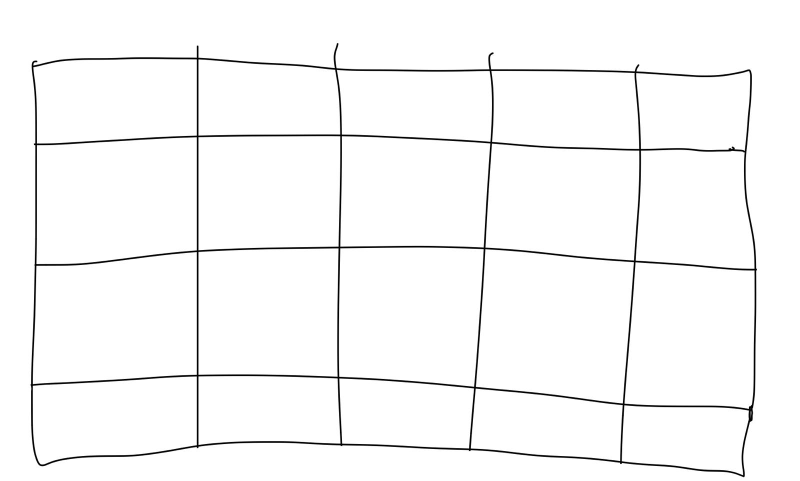
#> input picture ImageProcessing/drawnGrid.jpeg, 1600 x 961 px (shown at 1/2 size)
$ python GridDetection.py
#> lines starting #> are read from the running program, lines starting #| are printed output that depends on the picture; after the words box and inside, x2 and y2 are one past the last pixel; in counts of white or black regions, pixels touching at a corner belong together
# import cv2
# import numpy as np
#
# # Load the image
# img = cv2.imread('grid.png')
#
# # Convert the image to grayscale
# gray = cv2.cvtColor(img, cv2.COLOR_BGR2GRAY)
#
# # Invert the image (optional, for better black line detection)
# inverted = cv2.bitwise_not(gray)
#
# # Use Canny edge detection to detect edges in the image
# edges = cv2.Canny(inverted, 50, 150, apertureSize=3)
#
# # Use Hough Line Transform to detect straight lines (the grid lines)
# lines = cv2.HoughLinesP(edges, rho=1, theta=np.pi/180, threshold=100, minLineLength=40, maxLineGap=10)
#
# # Draw the detected lines on the original image
# if lines is not None:
#     for line in lines:
#         x1, y1, x2, y2 = line[0]
#         cv2.line(img, (x1, y1), (x2, y2), (0, 255, 0), 1)
#
# # Display the original image with detected grid lines (optional)
# cv2.imshow('Detected Grid Lines', img)
# cv2.waitKey(0)
# cv2.destroyAllWindows()

import cv2
import numpy as np


def merge_similar_lines(lines, img_shape):
    """
    This function merges lines that are close to each other in terms of distance and angle.
    """
    merged_lines = []

    for current_line in lines:
        x1, y1, x2, y2 = current_line[0]

        # Check if current line is close to any existing merged lines
        added = False
        for merged_line in merged_lines:
            mx1, my1, mx2, my2 = merged_line

            # Calculate the distance between the starting points and the angles of the lines
            dist1 = np.sqrt((x1 - mx1) ** 2 + (y1 - my1) ** 2)
            dist2 = np.sqrt((x2 - mx2) ** 2 + (y2 - my2) ** 2)

            angle_diff = abs(np.arctan2(y2 - y1, x2 - x1) - np.arctan2(my2 - my1, mx2 - mx1))

            # If distance and angle difference is small, merge the lines
            if (dist1 < 25 and dist2 < 25 and angle_diff < np.pi / 36):  # Adjust tolerance for distance and angle
                # Average the points to merge the lines
                merged_line[0] = (x1 + mx1) // 2
                merged_line[1] = (y1 + my1) // 2
                merged_line[2] = (x2 + mx2) // 2
                merged_line[3] = (y2 + my2) // 2
                added = True
                break

        if not added:
            merged_lines.append([x1, y1, x2, y2])

    return merged_lines


# Load the image
img = cv2.imread('drawnGrid.jpeg')
#> img is the input picture: shape (961, 1600, 3); min 0, max 255, mean 248.4

# Convert the image to grayscale
gray = cv2.cvtColor(img, cv2.COLOR_BGR2GRAY)

# Invert the image (optional, for better black line detection)
inverted = cv2.bitwise_not(gray)
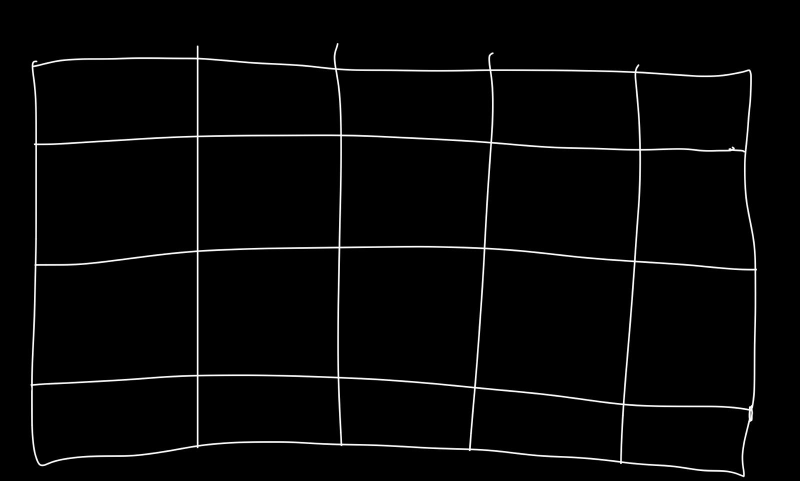
#> inverted: shape (961, 1600) (shown at 1/2 size); min 0, max 255, mean 6.6

# Use Canny edge detection to detect edges in the image
edges = cv2.Canny(inverted, 50, 150, apertureSize=3)
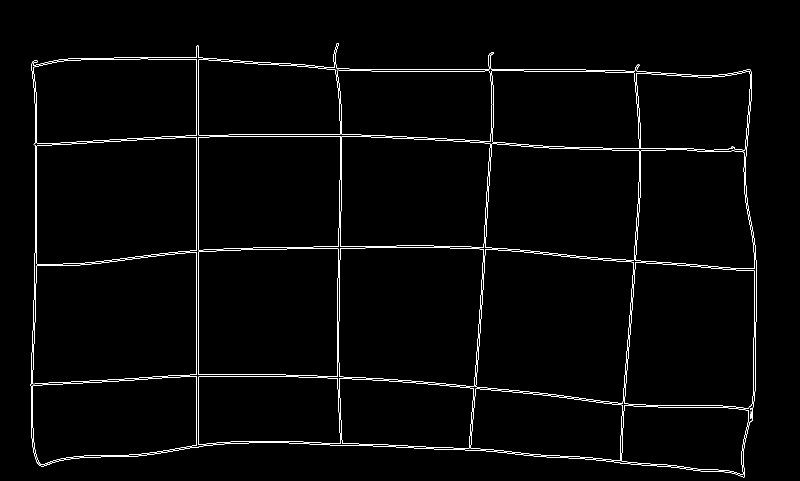
#> edges: shape (961, 1600) (shown at 1/2 size); 1.5% white in thin lines or dots, all inside (x1, y1, x2, y2) = (61, 86, 1514, 955)

# Use Hough Line Transform to detect straight lines (the grid lines)
lines = cv2.HoughLinesP(edges, rho=1, theta=np.pi / 180, threshold=100, minLineLength=40, maxLineGap=10)
#> lines = 123 rows, first 6: [393, 895, 393, 92], [396, 895, 396, 91], [776, 275, 955, 284], [682, 422, 683, 322], [1244, 145, 1286, 146], [735, 891, 906, 899]

# Merge similar lines to avoid detecting 1 line as multiple lines
if lines is not None:
    merged_lines = merge_similar_lines(lines, img.shape)
#> the loop in merge_similar_lines, `for current_line in lines:` made 123 passes
#> (x1, y1, x2, y2) on passes 1 to 12: (393, 895, 393, 92), (396, 895, 396, 91), (776, 275, 955, 284), (682, 422, 683, 322), (1244, 145, 1286, 146), (735, 891, 906, 899), (70, 505, 70, 207), (73, 532, 73, 201), (1262, 646, 1280, 386), (790, 139, 950, 139), (677, 501, 679, 360), (699, 138, 789, 138)
#> after the loop in merge_similar_lines, `for current_line in lines:`: merged_line = [1281, 373, 1281, 268]; merged_lines = 105 items, first 6: [394, 895, 394, 91], [776, 275, 955, 284], [682, 422, 683, 322], [1247, 143, 1289, 144], [735, 891, 906, 899], [70, 505, 70, 207]

    # Draw the merged lines on the original image
    for line in merged_lines:
        x1, y1, x2, y2 = line
        cv2.line(img, (x1, y1), (x2, y2), (0, 255, 0), 2)
#> this loop made 105 passes
#> line on passes 51 to 60: [970, 141, 1047, 141], [1138, 297, 1281, 302], [1254, 701, 1278, 355], [65, 855, 65, 740], [571, 130, 663, 138], [677, 676, 678, 768], [535, 125, 637, 132], [1510, 755, 1512, 584], [556, 885, 685, 891], [1141, 797, 1255, 811]
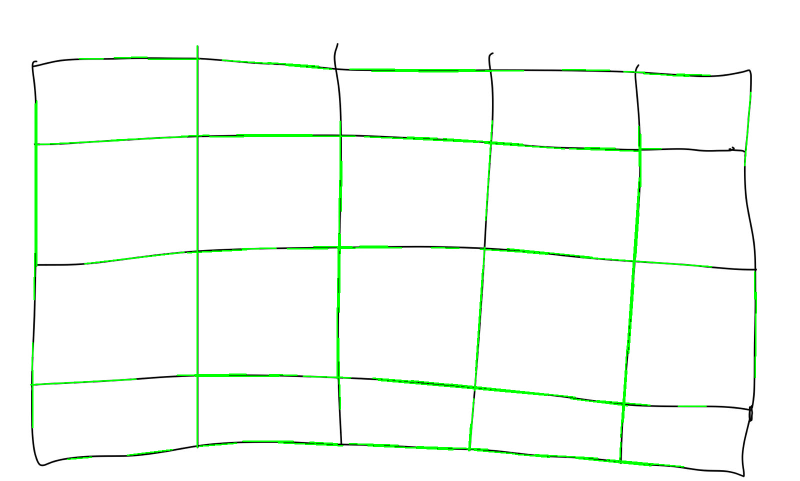
#> img: shape (961, 1600, 3) (shown at 1/2 size); 2.42% of pixels changed, all inside (x1, y1, x2, y2) = (60, 90, 1514, 935)

# Display the original image with detected grid lines (optional)
imgR = cv2.resize(img, (0, 0), fx = 0.7, fy = 0.7)
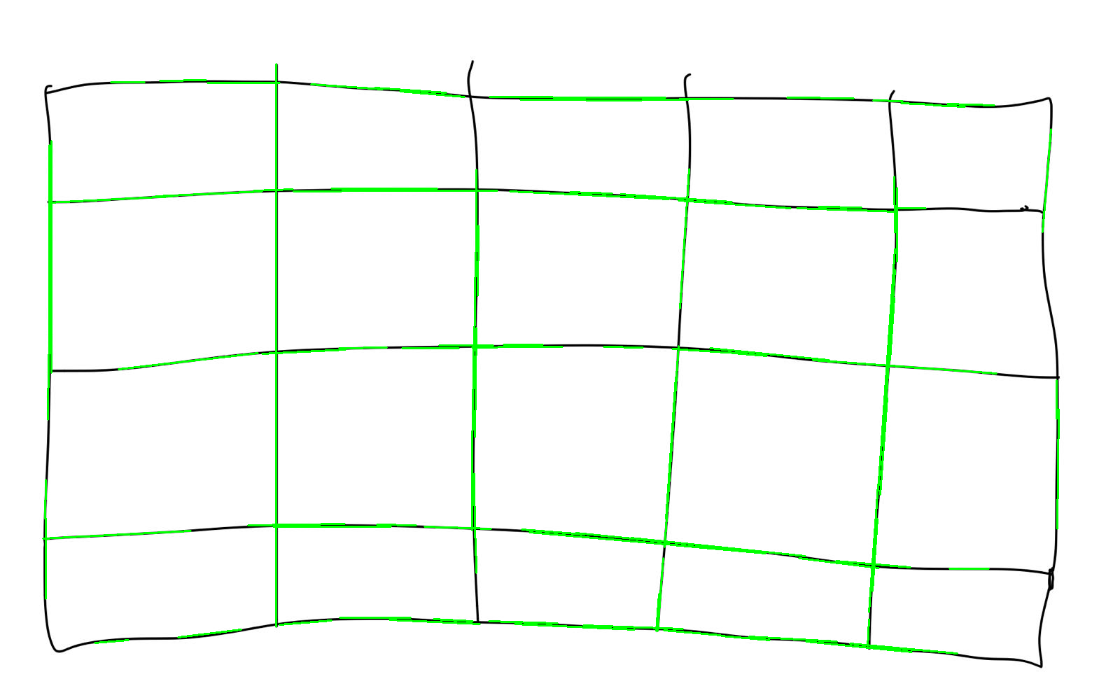
#> imgR: shape (673, 1120, 3); mean B, G, R 245.8, 251.9, 245.8
cv2.imshow('Detected Grid Lines', imgR)
cv2.waitKey(0)
cv2.destroyAllWindows()
